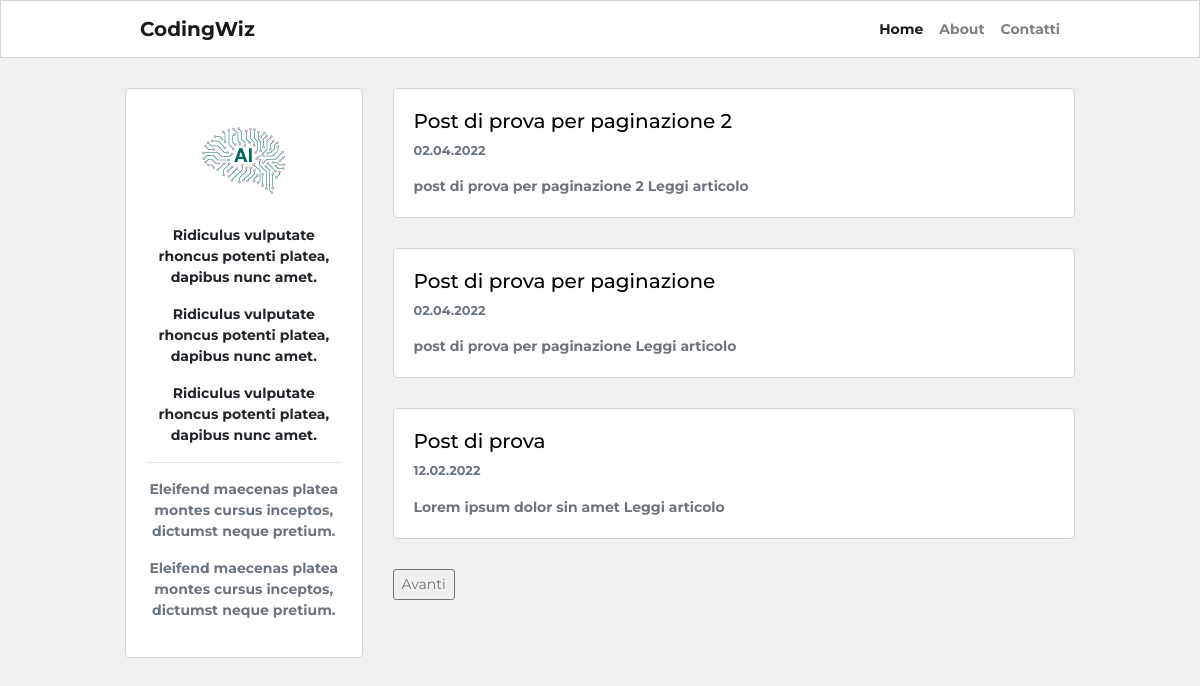
The page / on the database its author committed.
### blog/models.py (models this page shows, shortened)
class Post(db.Model):
    __tablename__ = "post"
    id = db.Column(db.Integer, primary_key=True)
    user_id = db.Column(db.Integer, db.ForeignKey("user.id"), nullable=False)
    created_at = db.Column(db.DateTime, default=datetime.now)
    title = db.Column(db.String(255), nullable=False)
    description = db.Column(db.String(255))
    body = db.Column(db.Text(), nullable=False)
    slug = db.Column(db.String(255))
    image = db.Column(db.String(120))

### blog/routes.py (the view)
@app.route('/')
def homepage():
    page_number = request.args.get('page', 1, type=int)
    posts = Post.query.order_by(Post.created_at.desc()).paginate(page_number, 3, True)
    if posts.has_next:
        next_page = url_for('homepage', page=posts.next_num)
    else:
        next_page = None
    if posts.has_prev:
        previous_page = url_for('homepage', page=posts.prev_num)
    else:
        previous_page = None
    return render_template("homepage.html", posts=posts, current_page=page_number, next_page=next_page, previous_page=previous_page)

### blog/templates/homepage.html (shortened to what this page needs)
{% extends 'base.html' %}
{% block content %}
<div class="container content-container">
    <div class="row no-gutters">
        <div class="col-md-9 order-md-2">
        {% for post in posts.items %}
        <div class="single-post-home">
            <h5>
                <a class="custom-link" href="{{ url_for('post_details', post_slug=post.slug) }}">
                    {{ post.title }}
                </a>
            </h5>
            <p class="p-small-two text-muted">
                {{ post.created_at.strftime("%d.%m.%Y") }}
            </p>
            {% if post.description %}
                <p class="p-small-one text-muted mb-0">
                    {{ post.description }}
                    <a class="read-more" href="{{ url_for('post_details', post_slug=post.slug) }}">Leggi articolo</a>
                </p>
            {% endif %}
        </div>
        {% endfor %}
        <div class="pagination-block">
            {% if next_page %}
                <a class="btn btn-sm btn-outline-secondary" href="{{ next_page }}">Avanti</a>
            {% endif %}
        </div>
        </div>
        <div class="col-md-3 order-md-1">
            {% include "about_me_snippet.html" %}
        </div>
    </div>
</div>
{% endblock %}

### blog/static/blog.css (style rules this page uses)
html, body { font-family: 'Montserrat', sans-serif; background-color: #f0f0f0; font-weight: bold; }
.content-container { max-width: 950px; margin-top: 30px; margin-bottom: 30px; padding: 0px; }
.pagination-block { margin-bottom:30px; }
.single-post-home { background-color: white; border: 1px solid #d3d3d3; border-radius: 5px; padding:20px; margin-bottom:30px; }
.p-small-one { font-size: 0.875rem; }
.p-small-two { font-size: 0.800rem; }
.custom-link { color: #000; }
.read-more { color: #6c757d; text-decoration: none; }
@media (min-width: 768px) { .single-post-home { margin-left: 30px; } }
@media (min-width: 768px) { .pagination-block { margin-left: 30px; } }

### rows shown on the page
Post: title "Post di prova per paginazione 2", created_at "02.04.2022", description "post di prova per paginazione 2"
Post: title "Post di prova per paginazione", created_at "02.04.2022", description "post di prova per paginazione"
Post: title "Post di prova", created_at "12.02.2022", description "Lorem ipsum dolor sin amet"
